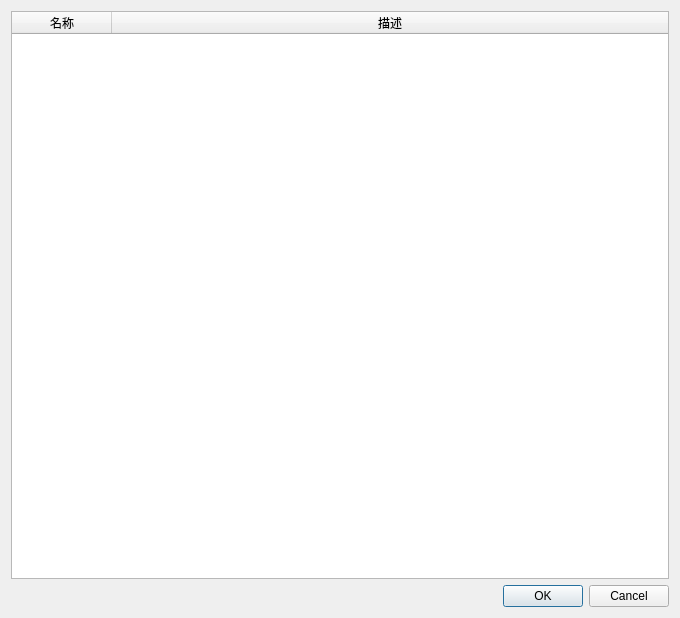
<?xml version="1.0" encoding="UTF-8"?>
<ui version="4.0">
 <class>CBIIndexDPSDialog</class>
 <widget class="QDialog" name="CBIIndexDPSDialog">
  <property name="geometry">
   <rect>
    <x>0</x>
    <y>0</y>
    <width>680</width>
    <height>618</height>
   </rect>
  </property>
  <property name="windowTitle">
   <string>Dialog</string>
  </property>
  <layout class="QVBoxLayout" name="verticalLayout">
   <item>
    <widget class="QTableWidget" name="tableWidget">
     <property name="editTriggers">
      <set>QAbstractItemView::NoEditTriggers</set>
     </property>
     <property name="selectionMode">
      <enum>QAbstractItemView::SingleSelection</enum>
     </property>
     <property name="selectionBehavior">
      <enum>QAbstractItemView::SelectRows</enum>
     </property>
     <attribute name="horizontalHeaderStretchLastSection">
      <bool>true</bool>
     </attribute>
     <column>
      <property name="text">
       <string>名称</string>
      </property>
     </column>
     <column>
      <property name="text">
       <string>描述</string>
      </property>
     </column>
    </widget>
   </item>
   <item>
    <widget class="QDialogButtonBox" name="buttonBox">
     <property name="orientation">
      <enum>Qt::Horizontal</enum>
     </property>
     <property name="standardButtons">
      <set>QDialogButtonBox::Cancel|QDialogButtonBox::Ok</set>
     </property>
    </widget>
   </item>
  </layout>
 </widget>
 <resources/>
 <connections>
  <connection>
   <sender>buttonBox</sender>
   <signal>accepted()</signal>
   <receiver>CBIIndexDPSDialog</receiver>
   <slot>accept()</slot>
   <hints>
    <hint type="sourcelabel">
     <x>248</x>
     <y>254</y>
    </hint>
    <hint type="destinationlabel">
     <x>157</x>
     <y>274</y>
    </hint>
   </hints>
  </connection>
  <connection>
   <sender>buttonBox</sender>
   <signal>rejected()</signal>
   <receiver>CBIIndexDPSDialog</receiver>
   <slot>reject()</slot>
   <hints>
    <hint type="sourcelabel">
     <x>316</x>
     <y>260</y>
    </hint>
    <hint type="destinationlabel">
     <x>286</x>
     <y>274</y>
    </hint>
   </hints>
  </connection>
 </connections>
</ui>
